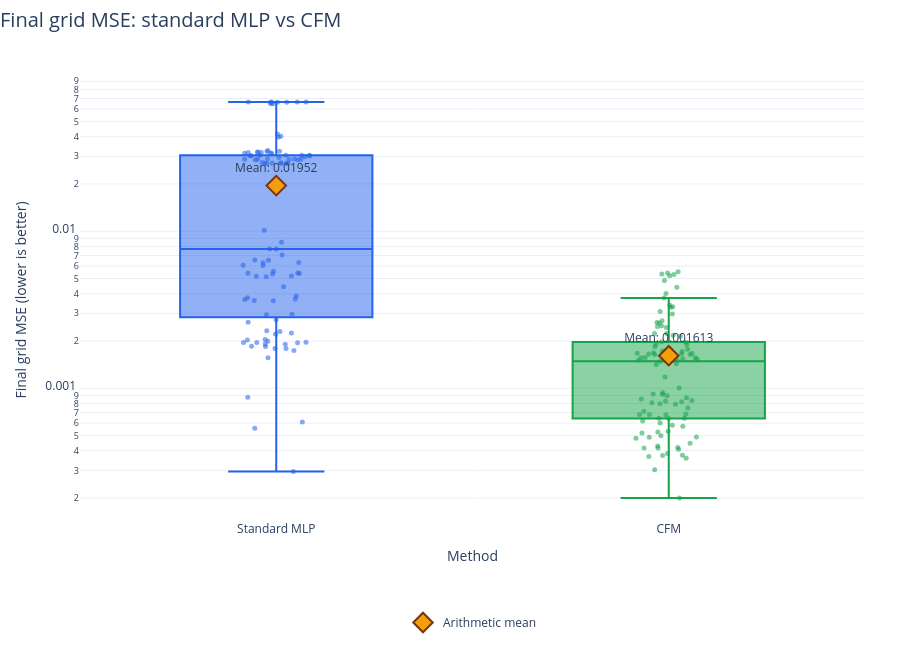

Notebook source saved alongside this figure:
### Code cell
figure = go.Figure()
colors = {"Standard MLP": "#2563eb", "CFM": "#16a34a"}
plot_floor = np.finfo(float).tiny
for method in methods:
    rows = [row for row in results if row["method"] == method]
    if not rows:
        continue
    figure.add_trace(
        go.Box(
            name=method,
            x=[method] * len(rows),
            y=[max(row["grid_mse"], plot_floor) for row in rows],
            customdata=[[row["seed"], row["train_mse"]] for row in rows],
            boxpoints="all",
            jitter=0.35,
            pointpos=0,
            quartilemethod="linear",
            marker=dict(color=colors[method], size=5, opacity=0.55),
            line=dict(color=colors[method], width=2),
            showlegend=False,
            hovertemplate=(
                f"{method}<br>Grid MSE: %{{y:.6g}}<br>Seed: %{{customdata[0]}}"
                "<br>Train MSE: %{customdata[1]:.6g}<extra></extra>"
            ),
        )
    )
figure.add_trace(
    go.Scatter(
        x=[row["method"] for row in summary],
        y=[max(row["mean"], plot_floor) for row in summary],
        text=[f"Mean: {row['mean']:.4g}" for row in summary],
        mode="markers+text",
        textposition="top center",
        marker=dict(
            symbol="diamond",
            color="#f59e0b",
            size=15,
            line=dict(color="#78350f", width=2),
        ),
        name="Arithmetic mean",
        hovertemplate="%{x}<br>Mean MSE: %{y:.6g}<extra></extra>",
    )
)
figure.update_layout(
    title=dict(
        text="Final grid MSE: standard MLP vs CFM",
        x=0, xanchor="left", y=0.98, yanchor="top", font=dict(size=20),
    ),
    template="plotly_white",
    autosize=True,
    height=650,
    xaxis=dict(title="Method", categoryorder="array", categoryarray=list(methods)),
    yaxis=dict(title="Final grid MSE (lower is better)", type="log"),
    margin=dict(l=80, r=35, t=80, b=130),
    legend=dict(orientation="h", x=0.5, xanchor="center", y=-0.2, yanchor="top"),
)
figure.show(config={"responsive": True, "displayModeBar": False})

### Figure 1 — Plotly figure (JSON) as saved in the notebook; plotly's stock layout.template omitted (floating-point values rounded to 4 significant figures; data arrays with more than 128 entries replaced by an {"elided": "..."} marker saying what was removed)
{"data": [{"boxpoints": "all", "customdata": {"elided": "100x2 float values"}, "hovertemplate": "Standard MLP<br>Grid MSE: %{y:.6g}<br>Seed: %{customdata[0]}<br>Train MSE: %{customdata[1]:.6g}<extra></extra>", "jitter": 0.35, "line": {"color": "#2563eb", "width": 2}, "marker": {"color": "#2563eb", "opacity": 0.55, "size": 5}, "name": "Standard MLP", "pointpos": 0, "quartilemethod": "linear", "showlegend": false, "type": "box", "x": ["Standard MLP", "Standard MLP", "Standard MLP", "Standard MLP", "Standard MLP", "Standard MLP", "Standard MLP", "Standard MLP", "Standard MLP", "Standard MLP", "Standard MLP", "Standard MLP", "Standard MLP", "Standard MLP", "Standard MLP", "Standard MLP", "Standard MLP", "Standard MLP", "Standard MLP", "Standard MLP", "Standard MLP", "Standard MLP", "Standard MLP", "Standard MLP", "Standard MLP", "Standard MLP", "Standard MLP", "Standard MLP", "Standard MLP", "Standard MLP", "Standard MLP", "Standard MLP", "Standard MLP", "Standard MLP", "Standard MLP", "Standard MLP", "Standard MLP", "Standard MLP", "Standard MLP", "Standard MLP", "Standard MLP", "Standard MLP", "Standard MLP", "Standard MLP", "Standard MLP", "Standard MLP", "Standard MLP", "Standard MLP", "Standard MLP", "Standard MLP", "Standard MLP", "Standard MLP", "Standard MLP", "Standard MLP", "Standard MLP", "Standard MLP", "Standard MLP", "Standard MLP", "Standard MLP", "Standard MLP", "Standard MLP", "Standard MLP", "Standard MLP", "Standard MLP", "Standard MLP", "Standard MLP", "Standard MLP", "Standard MLP", "Standard MLP", "Standard MLP", "Standard MLP", "Standard MLP", "Standard MLP", "Standard MLP", "Standard MLP", "Standard MLP", "Standard MLP", "Standard MLP", "Standard MLP", "Standard MLP", "Standard MLP", "Standard MLP", "Standard MLP", "Standard MLP", "Standard MLP", "Standard MLP", "Standard MLP", "Standard MLP", "Standard MLP", "Standard MLP", "Standard MLP", "Standard MLP", "Standard MLP", "Standard MLP", "Standard MLP", "Standard MLP", "Standard MLP", "Standard MLP", "Standard MLP", "Standard MLP"], "y": [0.03193, 0.008505, 0.02876, 0.06648, 0.03976, 0.06638, 0.03217, 0.005185, 0.005339, 0.002217, 0.004434, 0.03047, 0.02858, 0.04163, 0.0005558, 0.0037, 0.03023, 0.003625, 0.007696, 0.04026, 0.006066, 0.02704, 0.03041, 0.03142, 0.06637, 0.03187, 0.003864, 0.007062, 0.006565, 0.001743, 0.03119, 0.001562, 0.03048, 0.0326, 0.003777, 0.03188, 0.001794, 0.06638, 0.002959, 0.03176, 0.002734, 0.02876, 0.06483, 0.02706, 0.001791, 0.0006108, 0.06632, 0.005394, 0.003676, 0.02876, 0.0008754, 0.03025, 0.02732, 0.001843, 0.001956, 0.03023, 0.001993, 0.02718, 0.001909, 0.02975, 0.005412, 0.01014, 0.001962, 0.002033, 0.002041, 0.001853, 0.006542, 0.03042, 0.02844, 0.06481, 0.005162, 0.0002958, 0.06631, 0.002936, 0.002323, 0.00605, 0.006314, 0.02734, 0.02889, 0.005389, 0.02852, 0.00195, 0.02705, 0.02884, 0.00513, 0.03148, 0.001917, 0.006302, 0.007719, 0.02951, 0.002245, 0.005566, 0.02704, 0.002299, 0.06629, 0.002634, 0.03227, 0.001958, 0.003608, 0.02708]}, {"boxpoints": "all", "customdata": {"elided": "100x2 float values"}, "hovertemplate": "CFM<br>Grid MSE: %{y:.6g}<br>Seed: %{customdata[0]}<br>Train MSE: %{customdata[1]:.6g}<extra></extra>", "jitter": 0.35, "line": {"color": "#16a34a", "width": 2}, "marker": {"color": "#16a34a", "opacity": 0.55, "size": 5}, "name": "CFM", "pointpos": 0, "quartilemethod": "linear", "showlegend": false, "type": "box", "x": ["CFM", "CFM", "CFM", "CFM", "CFM", "CFM", "CFM", "CFM", "CFM", "CFM", "CFM", "CFM", "CFM", "CFM", "CFM", "CFM", "CFM", "CFM", "CFM", "CFM", "CFM", "CFM", "CFM", "CFM", "CFM", "CFM", "CFM", "CFM", "CFM", "CFM", "CFM", "CFM", "CFM", "CFM", "CFM", "CFM", "CFM", "CFM", "CFM", "CFM", "CFM", "CFM", "CFM", "CFM", "CFM", "CFM", "CFM", "CFM", "CFM", "CFM", "CFM", "CFM", "CFM", "CFM", "CFM", "CFM", "CFM", "CFM", "CFM", "CFM", "CFM", "CFM", "CFM", "CFM", "CFM", "CFM", "CFM", "CFM", "CFM", "CFM", "CFM", "CFM", "CFM", "CFM", "CFM", "CFM", "CFM", "CFM", "CFM", "CFM", "CFM", "CFM", "CFM", "CFM", "CFM", "CFM", "CFM", "CFM", "CFM", "CFM", "CFM", "CFM", "CFM", "CFM", "CFM", "CFM", "CFM", "CFM", "CFM", "CFM"], "y": [0.0002002, 0.001656, 0.001541, 0.0006448, 0.000303, 0.004848, 0.0006791, 0.005522, 0.0007497, 0.001908, 0.0008254, 0.0008355, 0.002504, 0.0005825, 0.003077, 0.001178, 0.003763, 0.002234, 0.001977, 0.00087, 0.001674, 0.001565, 0.0004994, 0.002621, 0.001487, 0.002173, 0.002973, 0.0008212, 0.002604, 0.0005739, 0.003303, 0.0004881, 0.003283, 0.0003731, 0.001682, 0.001537, 0.0009202, 0.0009163, 0.0006423, 0.0005264, 0.0006186, 0.005337, 0.0006855, 0.004011, 0.0006819, 0.001417, 0.002472, 0.005302, 0.001726, 0.001562, 0.0006009, 0.0007135, 0.002146, 0.0006808, 0.005215, 0.001772, 0.000855, 0.0005185, 0.00269, 0.0008972, 0.001651, 0.0004287, 0.001639, 0.0004163, 0.001748, 0.0004805, 0.001964, 0.0003681, 0.0007915, 0.001005, 0.0003845, 0.00189, 0.0003579, 0.003386, 0.002235, 0.005416, 0.001716, 0.001506, 0.002437, 0.0006443, 0.0005336, 0.001642, 0.001506, 0.001571, 0.004392, 0.001601, 0.001596, 0.0004462, 0.0009367, 0.0008099, 0.001434, 0.001671, 0.0003752, 0.001838, 0.0004096, 0.0004172, 0.0004199, 0.0004901, 0.001482, 0.0007957]}, {"hovertemplate": "%{x}<br>Mean MSE: %{y:.6g}<extra></extra>", "marker": {"color": "#f59e0b", "line": {"color": "#78350f", "width": 2}, "size": 15, "symbol": "diamond"}, "mode": "markers+text", "name": "Arithmetic mean", "text": ["Mean: 0.01952", "Mean: 0.001613"], "textposition": "top center", "type": "scatter", "x": ["Standard MLP", "CFM"], "y": [0.01952, 0.001613]}], "layout": {"autosize": true, "height": 650, "legend": {"orientation": "h", "x": 0.5, "xanchor": "center", "y": -0.2, "yanchor": "top"}, "margin": {"b": 130, "l": 80, "r": 35, "t": 80}, "title": {"text": "Final grid MSE: standard MLP vs CFM", "x": 0, "xanchor": "left", "y": 0.98, "yanchor": "top", "font": {"size": 20}}, "xaxis": {"categoryarray": ["Standard MLP", "CFM"], "categoryorder": "array", "title": {"text": "Method"}}, "yaxis": {"title": {"text": "Final grid MSE (lower is better)"}, "type": "log"}}}
